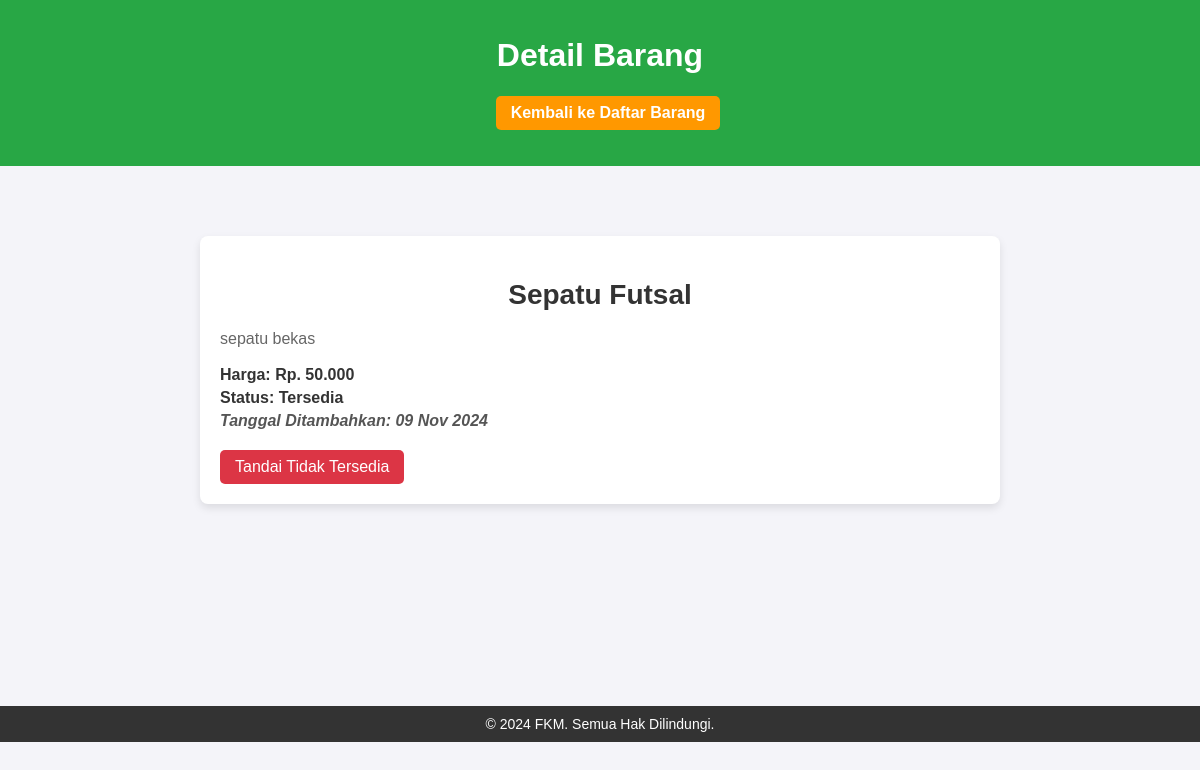
Page /item-detail.php?id=2 on the committed database.
### tables this page shows
CREATE TABLE `items` (
  `id` int(11) NOT NULL,
  `name` varchar(255) NOT NULL,
  `description` text NOT NULL,
  `price` decimal(10,2) DEFAULT NULL,
  `status` enum('Tersedia','Tidak Tersedia') DEFAULT 'Tersedia',
  `created_at` timestamp NOT NULL DEFAULT current_timestamp()
);

### item-detail.php (the view, shortened to what this page needs)
<!DOCTYPE html>
<html lang="id">
<head>
    <link rel="stylesheet" href="styles.css">
</head>
<body>
    <header>
        <h1>Detail Barang</h1>
        <a href="index.php" class="back-button">Kembali ke Daftar Barang</a>
    </header>
<br>
<br>
<br>
    <main>
        <?php
        $conn = new mysqli("localhost", "root", "", "db_used");
        $id = $_GET['id'];
        $sql = "SELECT * FROM items WHERE id = $id";
        $result = $conn->query($sql);
        if ($result->num_rows > 0) {
            $row = $result->fetch_assoc();
            echo "<div class='item-detail'>";
            echo "<h2 class='item-name'>" . $row["name"] . "</h2>";
            echo "<p class='item-description'>" . $row["description"] . "</p>";
            echo "<p class='item-price'>Harga: " . ($row["price"] ? "Rp. " . number_format($row["price"], 0, ',', '.') : "Gratis") . "</p>";
            echo "<p class='item-status'>Status: " . ucfirst($row["status"]) . "</p>";
            echo "<p class='item-date'>Tanggal Ditambahkan: " . date("d M Y", strtotime($row["created_at"])) . "</p>";
            echo "<form method='POST' action='update-status.php' class='status-form' onsubmit='return confirmStatusChange(event)'>";
            if ($row["status"] !== 'Tidak Tersedia') {
                echo "<button type='submit' name='status' value='Tidak Tersedia' class='status-btn unavailable'>Tandai Tidak Tersedia</button>";
            }
            echo "</form>";
            echo "</div>";
        } else {
            echo "<p>Barang tidak ditemukan.</p>";
        }
        ?>
    </main>
<br>
<br>
<br>
<br>
<br>
<br>
<br>
    <footer>
        <p>&copy; 2024 FKM. Semua Hak Dilindungi.</p>
    </footer>
</body>
</html>

### styles.css (style rules this page uses)
body { font-family: Arial, sans-serif; margin: 0; padding: 0; background-color: #f4f4f9; color: #333; }
header { background-color: #28a745; color: white; padding: 1rem; text-align: center; }
header a { color: white; text-decoration: none; margin-left: 1rem; font-weight: bold; }
main { padding: 1rem; max-width: 800px; margin: auto; }
h2 { font-size: 28px; color: #333; text-align: center; margin-bottom: 1rem; }
.item-price { color: #28a745; font-weight: bold; }
.item-status { color: #007bff; }
.item-detail { background-color: white; padding: 20px; border-radius: 8px; box-shadow: 0 4px 8px rgba(0, 0, 0, 0.1); margin-bottom: 20px; }
.item-name { font-size: 28px; color: #333; margin-bottom: 10px; }
.item-description { font-size: 16px; color: #666; line-height: 1.5; margin-bottom: 15px; }
.item-price, .item-status, .item-date { font-size: 16px; color: #333; margin: 5px 0; font-weight: bold; }
.item-date { font-style: italic; color: #555; }
.back-button { display: inline-block; padding: 8px 15px; background-color: #FF9800; color: white; text-decoration: none; border-radius: 5px; font-weight: bold; margin-bottom: 20px; }
.status-form { margin-top: 20px; display: flex; gap: 10px; }
.status-btn { padding: 10px 20px; font-size: 16px; border-radius: 5px; border: none; cursor: pointer; }
.status-btn.unavailable { background-color: #dc3545; color: white; }
.status-form button { padding: 8px 15px; border: none; border-radius: 5px; color: white; font-size: 16px; cursor: pointer; }
footer { background-color: #333; color: white; padding: 10px; text-align: center; margin-top: 40px; }
footer p { margin: 0; font-size: 14px; }

### rows in the picture
items: name "Sepatu Futsal", description "sepatu bekas", price "50.000", status "Tersedia", created_at "09 Nov 2024"
